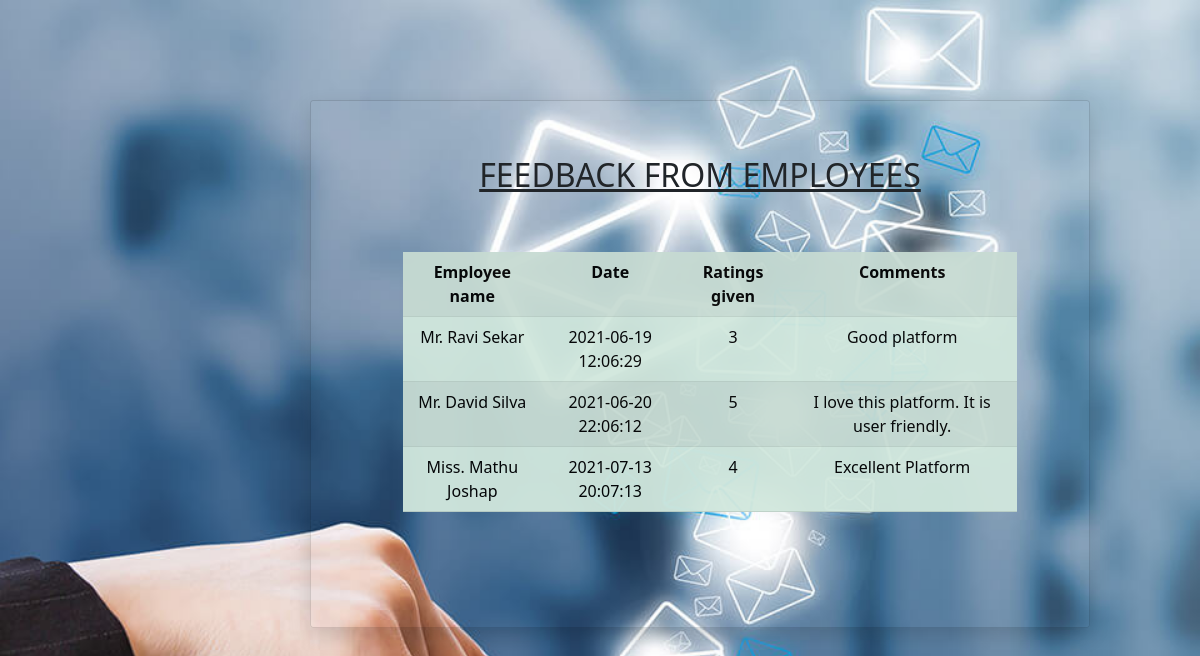
/feedbackshow.php (signed in), run on the app's committed database.
### tables this page shows
CREATE TABLE IF NOT EXISTS `feedback` (
  `feed_ID` varchar(4) NOT NULL,
  `EmpID` varchar(200) NOT NULL,
  `Date` datetime NOT NULL DEFAULT CURRENT_TIMESTAMP,
  `Rating` varchar(100) NOT NULL,
  `Comments` varchar(1000) NOT NULL,
  PRIMARY KEY (`feed_ID`)
);

CREATE TABLE IF NOT EXISTS `emp_registration` (
  `empid` varchar(5) NOT NULL,
  `title` varchar(10) NOT NULL,
  `firstname` varchar(100) NOT NULL,
  `lastname` varchar(100) NOT NULL,
  `email` varchar(100) NOT NULL,
  `nic` varchar(12) NOT NULL,
  `username` varchar(100) NOT NULL,
  `emproll` varchar(100) NOT NULL,
  `department` varchar(100) NOT NULL,
  `appointment_date` date NOT NULL,
  `basic_salary` decimal(10,2) NOT NULL,
  `address` varchar(200) NOT NULL,
  `gender` varchar(10) NOT NULL,
  `dob` date NOT NULL,
  `mobileno` varchar(10) NOT NULL,
  `homeno` varchar(10) NOT NULL DEFAULT '-',
  `civil_status` varchar(100) NOT NULL,
  `ethnicity` varchar(100) NOT NULL,
  `religion` varchar(100) NOT NULL,
  `edu_level` varchar(100) NOT NULL,
  `work_experience` varchar(255) NOT NULL DEFAULT '-',
  `photo` text NOT NULL,
  `cv` text NOT NULL,
  `bankname` varchar(100) NOT NULL,
  `branch` varchar(100) NOT NULL,
  `acc_no` varchar(12) NOT NULL,
  `ec_name` varchar(100) NOT NULL,
  `ec_relationship` varchar(50) NOT NULL,
  `ec_mobileno` varchar(10) NOT NULL,
  `ec_homeno` varchar(10) NOT NULL,
  `ec_workno` varchar(10) NOT NULL,
  `usertype` varchar(100) NOT NULL DEFAULT 'emp',
  PRIMARY KEY (`empid`),
  UNIQUE KEY `email` (`email`),
  UNIQUE KEY `username` (`username`),
  UNIQUE KEY `nic` (`nic`)
);

### feedbackshow.php (the view, shortened to what this page needs)
<?php include 'controllers/authController.php'?>
<?php
  $result=$conn->query("SELECT EmpID,Date,Rating,Comments from feedback") or die($mysqli->error);
?>
<!DOCTYPE html>
<html>
<head>
        <link rel="stylesheet" href="bootstrap/css/bootstrap.min.css">
        <link rel="stylesheet" href="https://cdnjs.cloudflare.com/ajax/libs/font-awesome/5.15.3/css/all.min.css">
        <link rel="stylesheet" href="css/form.css">
</head>
<body style="background-image: url('images/f3.jpg'); background-repeat: no-repeat, repeat; background-size: cover; background-position: left; background-attachment: fixed;">
    <div class="content-wrapper p-t-100 p-b-100 font-robo" style="text-align:center;">
      <div class="wrapper wrapper--w780 ">
        <div class="card card-1"  style="background: transparent;">
          <div class="card-body">
				<form class="row g-3 needs-validation" action="" method="post" name="add-loan-form" enctype="multipart/form-data">
                <h2 class="title" ><u>FEEDBACK FROM EMPLOYEES</u></h2>
<table class="table table-success table-striped" style="margin:50px 10px; opacity:0.95;">
  <tr>
    <th scope="col">Employee name</th>
    <th scope="col">Date</th>
    <th scope="col">Ratings given</th>
    <th scope="col">Comments</th>
  </tr>
  <?php
    if($result->num_rows>0){
      while($row=$result->fetch_assoc()):
        $empid=$row['EmpID'];
        $result1=$conn->query("SELECT * from emp_registration where empid='$empid'" ) or die($mysqli->error);
        $employee=$result1->fetch_assoc();
  ?>
        <tr>
          <td><?php echo $employee['title']." ".$employee['firstname']." ".$employee['lastname'];?></td>
          <td> <?php echo $row['Date'];?> </td>
          <td><?php echo $row['Rating'];?> </td>
          <td><?php echo $row['Comments'];?></td>
        </tr>
      <?php endwhile;
    }
    else{
      echo "0 result";
     }
  ?>
</table>
			</div>
        </div>
    </div>
</div>
    </body>
</html>

### css/form.css (style rules this page uses)
.card { overflow: hidden; -webkit-border-radius: 3px; -moz-border-radius: 3px; border-radius: 3px; }
.card-1 { -webkit-box-shadow: 0px 8px 20px 0px rgba(0, 0, 0, 0.15); -moz-box-shadow: 0px 8px 20px 0px rgba(0, 0, 0, 0.15); box-shadow: 0px 8px 20px 0px rgba(0, 0, 0, 0.15); }
.card-1 .card-body { padding: 0 90px; padding-top: 55px; padding-bottom: 65px; }
.p-t-100 { padding-top: 100px; }
.p-b-100 { padding-bottom: 100px; }
.wrapper { margin: 0 auto; }
.wrapper--w780 { max-width: 780px; }
@media (min-width: 1199.98px) and (max-width: 1399.98px) { .content-wrapper { margin-left: 200px; } }

### data on the page
feedback: EmpID.title "Mr.", EmpID.firstname "Ravi", EmpID.lastname "Sekar", Date "2021-06-19 12:06:29", Rating "3", Comments "Good platform"
feedback: EmpID.title "Mr.", EmpID.firstname "David", EmpID.lastname "Silva", Date "2021-06-20 22:06:12", Rating "5", Comments "I love this platform. It is user friendly."
feedback: EmpID.title "Miss.", EmpID.firstname "Mathu", EmpID.lastname "Joshap", Date "2021-07-13 20:07:13", Rating "4", Comments "Excellent Platform"
